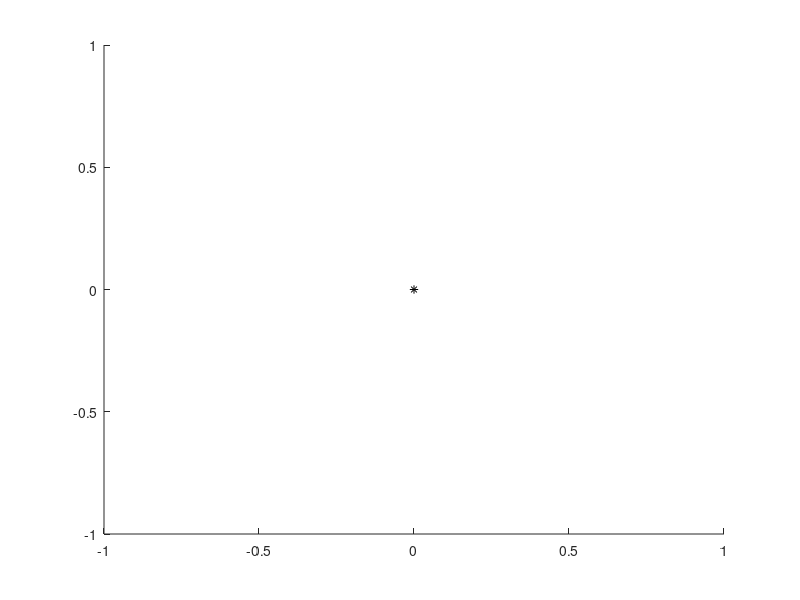

MATLAB code to generate this figure:
clear all
format long

alpha = 0.95;
beta = 0.7;
delta = 3.5;
gamma = 0.6;
zeta = 0.1;
epsilon = 0.25;

N = 50;

a = zeros(1, N+1);
b = zeros(1, N+1);
c = zeros(1, N+1);

a(1) = 0;
b(1) = 0;
c(1) = 1.9433;

scale = 3*10^(-2);

a(2) = scale*0;
b(2) = scale*0;
c(2) = scale*1;
p0 = [a(1);b(1);c(1)];
p1 = [a(2);b(2);c(2)];

for n = 2:N
    I = [1 0 0;
        0 1 0;
        0 0 1];

    DF = [1.2433 -3.5 0;
          3.5 1.2433 0;
          0 0 -2.09254];

    E = -2.09254;

    A = DF-n*E*I;

    B = inv(A);

    sum1 = 0;
    sum2 = 0;
    sum3 = 0;
    sum4 = 0;
    sum5 = 0;
    sum6 = 0;
    sum7 = 0;
    sum8 = 0;
    for k = 1:n-1
        sum1 = sum1 + c(n-k+1)*a(k+1);
        sum2 = sum2 + c(n-k+1)*b(k+1);
        sum3 = sum3 + a(n-k+1)*a(k+1);
        sum4 = sum4 + b(n-k+1)*b(k+1);
        for j = 0:k
            sum5 = sum5 + c(n-k+1)*c(k-j+1)*c(j+1);
            sum6 = sum6 + a(n-k+1)*a(k-j+1)*c(j+1);
            sum7 = sum7 + b(n-k+1)*b(k-j+1)*c(j+1);
            for i = 0:j
                sum8 = sum8 + a(n-k+1)*a(k-j+1)*a(j-i+1)*c(i+1);
            end
        end
    end
    a(n+1) = - sum1;
    b(n+1) = - sum2;
    c(n+1) = (sum5)/3 + sum3 + sum4 + ...
    epsilon*sum6 + epsilon*sum7 - ...
    zeta*sum8;

    S = [a(2:n+1); b(2:n+1); c(2:n+1)];

    S1 = B*S;

    S2 = transpose(S1);

    for x = 2:n
    m{x} = S1(:,x);
    end
end
steps = 40;

numPoints = 100;

thetas = linspace(-1, 1, numPoints);

m0 = transpose(p0);
m1 = transpose(p1);

P =[m0; m1; S2];

Ws = zeros(3, numPoints);

for k = 1:numPoints
    thisTheta = thetas(k);
    value = [0;0;0];
    for j = 0:N
        value = value + P(j+1, :)'*thisTheta^j;
    end
    Ws(:, k) = value;
end

%ROTATE PICTURE IN 3D
figure
hold on
plot3(Ws(1, :), Ws(2, :), Ws(3, :), 'b')
plot3(a(1), b(1), c(1), 'k*')